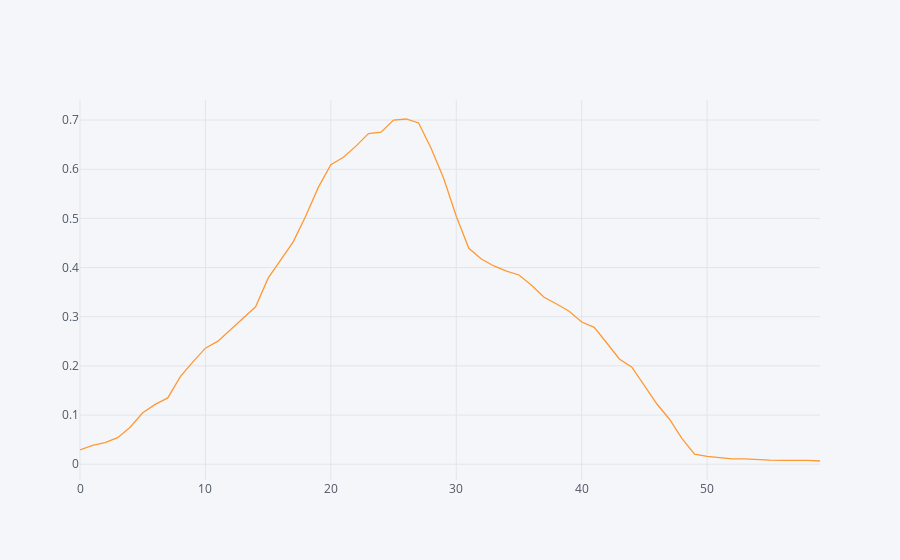

The notebook cell saved with this chart:
### Code cell
ex.iplot(y='mean')

### Figure 1 — Plotly figure (JSON) as saved in the notebook; plotly's stock layout.template omitted (floating-point values rounded to 4 significant figures)
{"data": [{"line": {"color": "rgba(255, 153, 51, 1.0)", "dash": "solid", "width": 1.3}, "mode": "lines", "name": "mean", "text": "", "type": "scatter", "x": [0, 1, 2, 3, 4, 5, 6, 7, 8, 9, 10, 11, 12, 13, 14, 15, 16, 17, 18, 19, 20, 21, 22, 23, 24, 25, 26, 27, 28, 29, 30, 31, 32, 33, 34, 35, 36, 37, 38, 39, 40, 41, 42, 43, 44, 45, 46, 47, 48, 49, 50, 51, 52, 53, 54, 55, 56, 57, 58, 59], "y": [0.02916, 0.03844, 0.04383, 0.05389, 0.0752, 0.1046, 0.1217, 0.1348, 0.178, 0.2083, 0.236, 0.2502, 0.2733, 0.2966, 0.3202, 0.3785, 0.416, 0.4523, 0.5048, 0.563, 0.6091, 0.6243, 0.647, 0.6727, 0.6754, 0.6999, 0.7022, 0.694, 0.6421, 0.5809, 0.5045, 0.439, 0.4172, 0.4032, 0.3926, 0.3848, 0.3638, 0.3397, 0.3258, 0.3112, 0.2893, 0.2783, 0.2465, 0.2141, 0.1972, 0.1606, 0.1225, 0.09142, 0.05193, 0.02042, 0.01607, 0.01342, 0.01071, 0.01094, 0.00929, 0.008222, 0.00782, 0.007949, 0.007941, 0.006507]}], "layout": {"legend": {"bgcolor": "#F5F6F9", "font": {"color": "#4D5663"}}, "paper_bgcolor": "#F5F6F9", "plot_bgcolor": "#F5F6F9", "titlefont": {"color": "#4D5663"}, "xaxis1": {"gridcolor": "#E1E5ED", "showgrid": true, "tickfont": {"color": "#4D5663"}, "title": "", "titlefont": {"color": "#4D5663"}, "zerolinecolor": "#E1E5ED"}, "yaxis1": {"gridcolor": "#E1E5ED", "showgrid": true, "tickfont": {"color": "#4D5663"}, "title": "", "titlefont": {"color": "#4D5663"}, "zerolinecolor": "#E1E5ED"}}}
